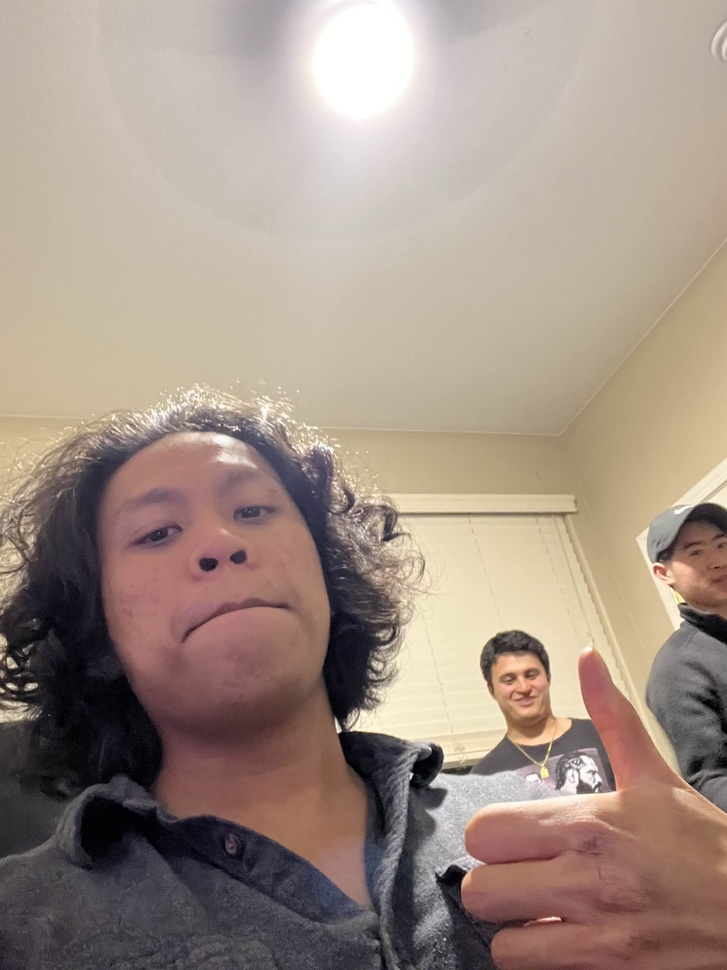
#> input picture src/justin.jpg, 727 x 970 px, shrunk from 2316 x 3088 before the run
$ python generate_ascii.py --file justin.jpg
#> lines starting #> are read from the running program, lines starting #| are printed output that depends on the picture
import sys, random, argparse
import numpy as np
import math

from PIL import Image

gscale1 = "$@B%8&WM#*oahkbdpqwmZO0QLCJUYXzcvunxrjft/\|()1{}[]?-_+~<>i!lI;:,\"^`'. "
gscale2 = "@%#*+=-:. "         #10 levels of gray
gscale3 = " .:-=+*#%@" #inverted colors
gscale4 = gscale1[::-1]

def getAverageBrightness(image):
    im = np.array(image)

    w,h = im.shape

    return np.average(im.reshape(w*h))


def convertImageToAscii(fileName, cols, scale, moreLevels, reverse):

#> called with fileName = 'justin.jpg', cols = 80, scale = 0.43, moreLevels = False, reverse = False
    global gscale1, gscale2

    #open the image and convert to greyscale
    image = Image.open(fileName).convert('L')
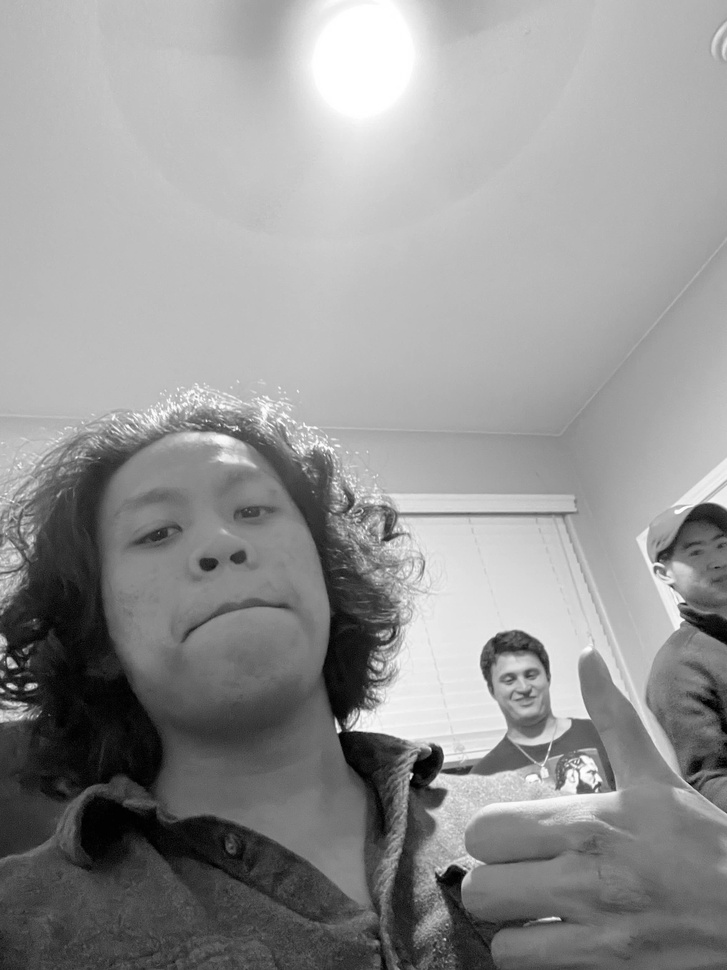
#> image: PIL image 727x970 L; min 0, max 255, mean 148.6

    #store dimensions
    W, H = image.size[0], image.size[1]
#> W = 727; H = 970
    print("input image dimensions: %d x %d" % (W, H))
#| input image dimensions: 727 x 970

    #compute width of the tile
    w = W/cols
#> w = 9.09

    #compute height of the tile based on aspect ratio and scale
    h = w/scale
#> h = 21.13

    rows = int(H/h)
#> rows = 45


    print("cols: %d, rows: %d" % (cols, rows))
#| cols: 80, rows: 45
    print("tile dims: %d x %d" % (w, h))
#| tile dims: 9 x 21

    if cols > W or rows > H:
        print("Image is too small for specified cols")
        exit(0)

    #final result ascii image
    result = []

    for j in range(rows):
        y1 = int(j*h)
        y2 = int((j+1)*h)

        #correct the last tile
        if j == rows-1:
            y2 = H

        #append an empty string
        result.append("")
        for i in range(cols):

            #crop image to tile
            x1 = int(i*w)
            x2 = int((i+1)*w)

            #correct the last tile
            if i == cols-1:
                x2 = W
            img = image.crop((x1, y1, x2, y2))

            #get average brightness
            avg = int(getAverageBrightness(img))

            #loop up ascii character
            if moreLevels:
                if reverse:
                    gsval = gscale4[int((avg*69)/255)]
                else:
                    gsval = gscale1[int((avg*69)/255)]
            else:
                if reverse:
                    gsval = gscale3[int((avg*9)/255)]
                else:
                    gsval = gscale2[int((avg*9)/255)]

            #append ascii character to string
            result[j] += gsval

    return result


def main():

    #create parser
    descStr = "This program converts an image into ASCII art."
    parser = argparse.ArgumentParser(description=descStr)
    #add expected arguments
    parser.add_argument('--file', dest='imgFile', required=True)
    parser.add_argument('--scale', dest='scale', required=False)
    parser.add_argument('--out', dest='outFile', required=False)
    parser.add_argument('--cols', dest='cols', required=False)
    parser.add_argument('--moreLevels', dest='moreLevels', action='store_true')
    parser.add_argument('--reverse', dest='reverse', action='store_true')

    args = parser.parse_args()

    imgFile = args.imgFile

    outFile = 'output.txt'
    if args.outFile:
        outFile = args.outFile

    scale = 0.43
    if args.scale:
        scale = float(args.scale)

    cols = 80
    if args.cols:
        cols = int(args.cols)

    print("Generating ASCII art...")

    aimg = convertImageToAscii(imgFile, cols, scale, args.moreLevels, args.reverse)

    f = open(outFile, 'w')

    for row in aimg:
        f.write(row + "\n")
#> this loop made 45 passes

    f.close()
    print("ASCII art written to %s" % outFile)


if __name__ == '__main__':
    main()
